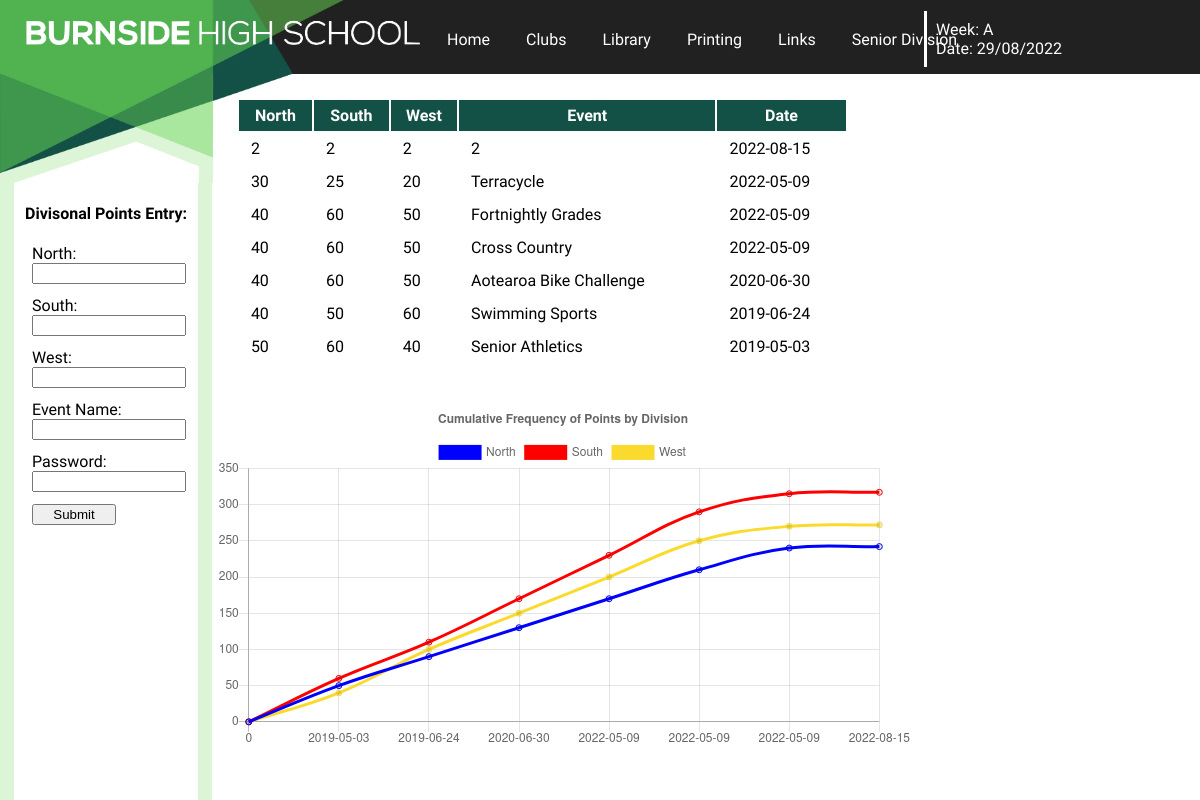
The page /divpoints on the database its author committed.
### tables this page shows
CREATE TABLE Points (id INTEGER PRIMARY KEY, north INTEGER, south INTEGER, west INTEGER, event STRING, date DATE);

### main.py (the view, shortened to what this page needs)
@app.route('/divpoints', methods=['POST', 'GET'])
def divpoints():
    with sqlite3.connect("db/Divisionalpoints.db") as connection:
        cursor = connection.cursor()
        cursor.execute('SELECT north, south, west, event, date\
                       FROM Points ORDER BY date DESC')
        results = cursor.fetchall()
    return render_template('divisionalpoints.html', results=results,
                           week=week, date=date)

### templates/divisionalpoints.html (shortened to what this page needs)
{% extends 'layout.html' %}
{% block content %}
    <table>
        <tr>
            <th>North</th>
            <th>South</th>
            <th>West</th>
            <th>Event</th>
            <th>Date</th>
        </tr>
        {%for item in results%}
        <tr>
            <td>{{item[0]}}</td>
            <td>{{item[1]}}</td>
            <td>{{item[2]}}</td>
            <td>{{item[3]}}</td>
            <td>{{item[4]}}</td>
        </tr>
        {% endfor %}
    </table>
    <br><br>
    <canvas id="myChart" style="width:100%;max-width:700px"></canvas>
    <script>
        yNorth.push(northtotal)
        ySouth.push(southtotal)
        yWest.push(westtotal)
        new Chart("myChart", {
            type: "line",
            data: {
            labels: xValues,
            datasets: [{
                data: yNorth,
                borderColor: "blue",
                fill: false,
                label: 'North',
            },{
                data: ySouth,
                borderColor: "red",
                fill: false,
                label: 'South'
            },{
                data: yWest,
                borderColor: "#fadb2d",
                fill: false,
                label: 'West'
            }]
        },
        options: {
            title: {
                display: true,
                text:"Cumulative Frequency of Points by Division"
            }
        }
        });
    </script>
{% endblock %}
{% block sidebar %}
    <h4>Divisonal Points Entry:</h4>
    <form autocomplete="off"class='divpointsform' method="POST">
        <label for="North">North:</label><br>
        <input type="number" id="North" name="North" min=0 required><br>
        <label for="South">South:</label><br>
        <input type="number" id="South" name="South" min=0 required><br>
        <label for="West">West:</label><br>
        <input type="number" id="West" name="West" min=0 required><br>
        <label for="Event">Event Name:</label><br>
        <input type="text" id="Event" name="Event" required>
        <label for="Password">Password:</label><br>
        <input type="password" id="Password" name="Password" required><br>
        <input type="submit" id="Submit" name="Submit">
    </form>
{% endblock %}

### templates/layout.html (shortened to what this page needs)
<!DOCTYPE html>
<head>
    <link rel="stylesheet" href="/static/css/style.css">
</head>
<body>
    <a href="/" class=cornertriangles>
        <img src="static/css/ct1.png"alt="burnside logo">
    </a>
    <div class=cornertriangles2><img src="static/css/ct2.png"></div>
    {% include 'header.html' %}
    <article>
        {% block content%}{% endblock %}
    </article>
    <div class="sidenav">
        {% block sidebar%}{% endblock %}
    </div>
</body>

### templates/header.html (shortened to what this page needs)
<header>
    <div class="blackbar">
        <a href="/">Home</a>
        <a href="/clubs">Clubs</a>
        <a href="http://opac.burnside.school.nz:2000/#!dashboard" target="_blank">Library</a>
        <a href="/printing">Printing</a>
        <a href="/links">Links</a>
        <a href="https://sites.google.com/a/burnside.school.nz/bhs_senior-division/" target="_blank">Senior Division</a>
        <p>Week: {{week}} <br>Date: {{date}}</p>
    </div>
</header>
<div class="search">
</div>
<div class="menu">
</div>

### static/css/style.css (style rules this page uses)
body { font-family: 'Raleway', sans-serif; margin: 0; background-color: white; background-size: 30vw, 15.0857142857vw; }
.cornertriangles img { width: 17.75vw; float: left; position:fixed; z-index: 3; }
.cornertriangles2 img { width: 17.25vw; float: left; position:fixed; z-index: 3; left: 17.75vw; }
.blackbar { position:fixed; background-color: rgba(33, 33, 33, 100); height: 6.145vw; width:100vw; padding-left: 35vw; left:0; top:0; z-index:2; }
header { height: 6.145vw; position:fixed; width:100vw; top:0; padding-left:35vw; z-index:2; }
header a { color: white; text-decoration: none; float:left; margin-top: 1.75vw; margin-left: 1.5vw; padding:0.75vw; z-index:3; }
header p { color: white; text-decoration: none; right:45.75vw; margin-top: 0.875vw; margin-left: 4vw; padding:0.75vw; border-left-color: white; border-left-style: solid; position: absolute }
.menu,.search { padding:2vw; position:absolute; right:38vw; top:0.25vw; }
article { background-color: white; position:absolute; top:6.15vw; left:17.74vw; width:64.5vw; padding:0; margin:0; }
.sidenav { height:100%; width:15.34vw; top:15.2vw; background-color: white; border-color: rgba(220, 245, 215, 100); border-width: 1.2vw; border-style: solid; border-bottom-width:0; border-top-width:0; position:fixed; }
table { width:82%; padding-top:2vw; padding-left:2vw; }
h4 { text-align:center; }
th { background-color: rgba(19, 81, 70, 100); color:white; padding:0.5vw; }
td { padding:0.5vw 0 0.5vw 1vw; }
.divpointsform { border-width:0.1vw; padding:0; margin-left:1.5vw; }
.divpointsform input { width:12.14vw; margin-bottom: 1vw; }
input[type="submit" i] { width:7vw; }

### rows shown on the page
Points: north "2", south "2", west "2", event "2", date "2022-08-15"
Points: north "30", south "25", west "20", event "Terracycle", date "2022-05-09"
Points: north "40", south "60", west "50", event "Fortnightly Grades", date "2022-05-09"
Points: north "40", south "60", west "50", event "Cross Country", date "2022-05-09"
Points: north "40", south "60", west "50", event "Aotearoa Bike Challenge", date "2020-06-30"
Points: north "40", south "50", west "60", event "Swimming Sports", date "2019-06-24"
Points: north "50", south "60", west "40", event "Senior Athletics", date "2019-05-03"

### other values the page prints
{{ week }} "A"
{{ date }} "29/08/2022"
